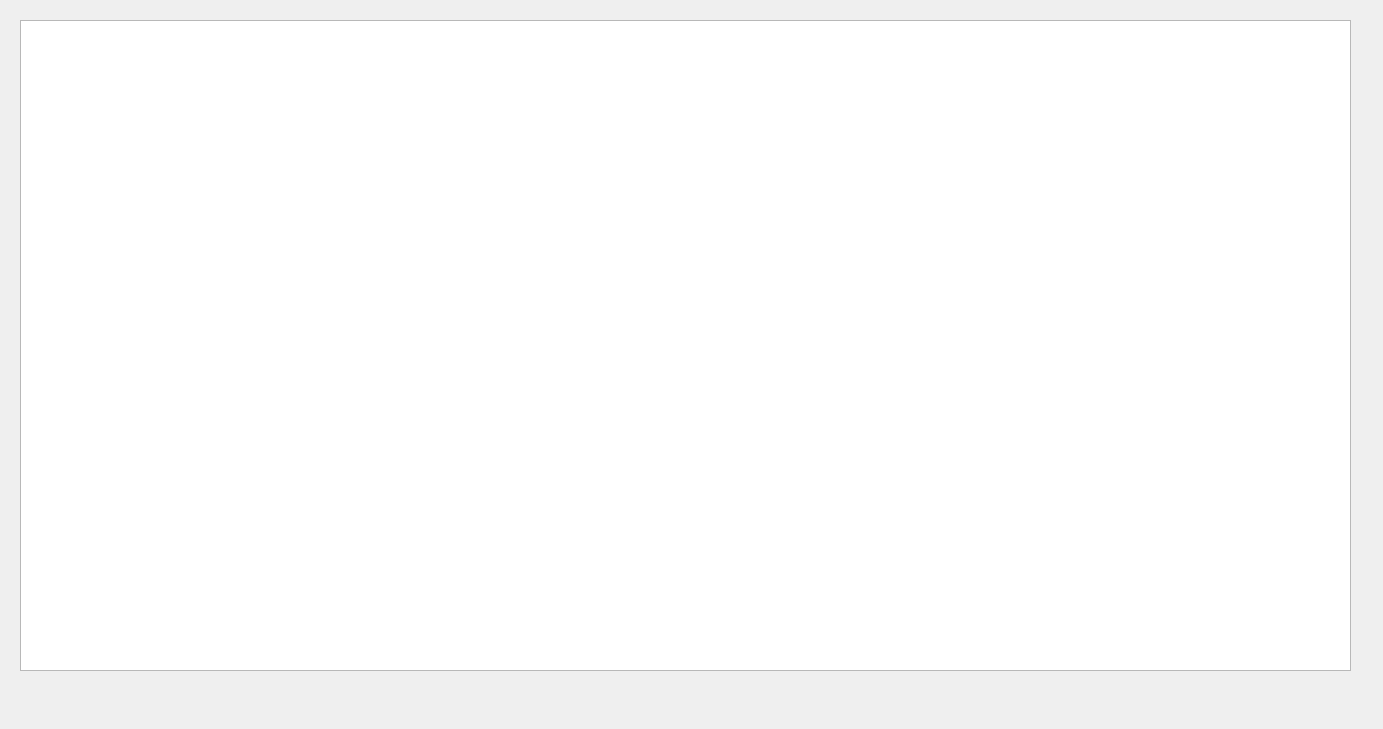
<?xml version="1.0" encoding="UTF-8"?>
<ui version="4.0">
 <class>MainWindow</class>
 <widget class="QMainWindow" name="MainWindow">
  <property name="geometry">
   <rect>
    <x>0</x>
    <y>0</y>
    <width>1383</width>
    <height>729</height>
   </rect>
  </property>
  <property name="windowTitle">
   <string>MainWindow</string>
  </property>
  <widget class="QWidget" name="centralwidget">
   <widget class="QGraphicsView" name="Cube">
    <property name="geometry">
     <rect>
      <x>20</x>
      <y>20</y>
      <width>1331</width>
      <height>651</height>
     </rect>
    </property>
   </widget>
  </widget>
 </widget>
 <resources/>
 <connections/>
</ui>
